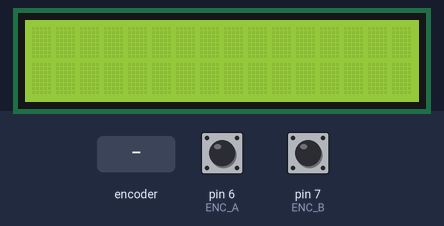
Bench run of a sketch on a simulated Arduino Uno, built with avr-gcc and run on an emulated ATmega328P. On the bench: 16×2 character LCD. The test bench sets the inputs (shaded band); at power-on: pin 6 (ENC_A) HIGH, pin 7 (ENC_B) HIGH. What the sketch prints to the serial monitor is not drawn.

Above: at 1.2 s.
1.3 s: rotary encoder on pin 6 (ENC_A) / pin 7 (ENC_B) turned 3 steps (first pin leading)
At 3.0 s:
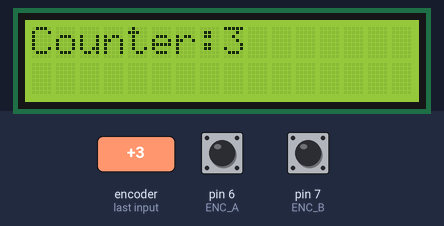
3.4 s: rotary encoder on pin 6 (ENC_A) / pin 7 (ENC_B) turned 1 step (first pin leading)
At 4.3 s:
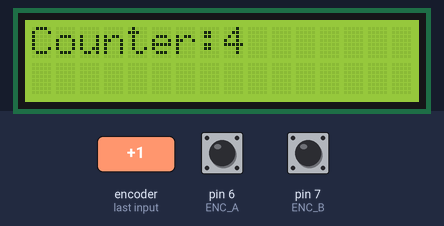
5.1 s: rotary encoder on pin 6 (ENC_A) / pin 7 (ENC_B) turned 1 step (first pin leading)
At 5.6 s:
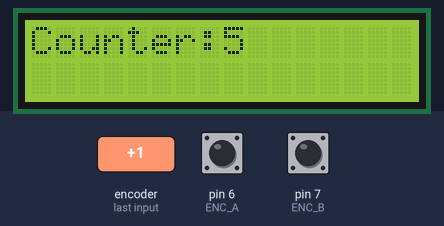
Timing chart, 0 to 8.1 s (numbered marks = the images above; inputs shaded):
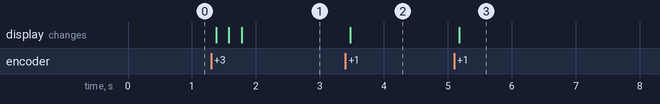

The sketch:

Rotary_counter.ino
```cpp
/* Rotary encoder test code
 * Modified from http://www.circuitsathome.com/mcu/programming/reading-rotary-encoder-on-arduino by Oleg
 * Latest mod by Jessica Faruque 7/17/2013
 */


 // include the library code:
#include <LiquidCrystal.h>

// initialize the library by associating any needed LCD interface pin
// with the arduino pin number it is connected to
const int rs = 12, en = 11, d4 = 5, d5 = 4, d6 = 3, d7 = 2;
LiquidCrystal lcd(rs, en, d4, d5, d6, d7);
int voltage_value = 0;
int analogPin = A0;

#define ENC_A 6 //these need to be digital input pins
#define ENC_B 7

void setup()
{
  /* Setup encoder pins as inputs */
  pinMode(ENC_A, INPUT_PULLUP);
  pinMode(ENC_B, INPUT_PULLUP);

  Serial.begin (9600);
  Serial.println("Start");

    // set up the LCD's number of columns and rows:
  lcd.begin(16, 2);
}

void loop()
{
  static unsigned int counter4x = 0;      //the SparkFun encoders jump by 4 states from detent to detent
  static unsigned int counter = 0;
  static unsigned int prevCounter = 0;
  int tmpdata;
  tmpdata = read_encoder();
  if( tmpdata) {
    counter4x += tmpdata;
    counter = counter4x/4;
    if (prevCounter != counter){
      Serial.print("Counter value: ");
      Serial.println(counter);

      lcd.clear();
      lcd.print("Counter:");
      lcd.print(counter);
      delay(100);

    }
    prevCounter = counter;
  }
}

/* returns change in encoder state (-1,0,1) */
int read_encoder()
{
  static int enc_states[] = {
    0,-1,1,0,1,0,0,-1,-1,0,0,1,0,1,-1,0  };
  static byte ABab = 0;
  ABab *= 4;                   //shift the old values over 2 bits
  ABab = ABab%16;      //keeps only bits 0-3
  ABab += 2*digitalRead(ENC_A)+digitalRead(ENC_B); //adds enc_a and enc_b values to bits 1 and 0
  return ( enc_states[ABab]);


}
```

Measured:
- after the input at 1.3 s, the display: first changes after 0.08 s (image 1 shows a later state)
- after the input at 3.4 s, the display: changes after 0.08 s (image 2)
- after the input at 5.1 s, the display: changes after 0.08 s (image 3)
